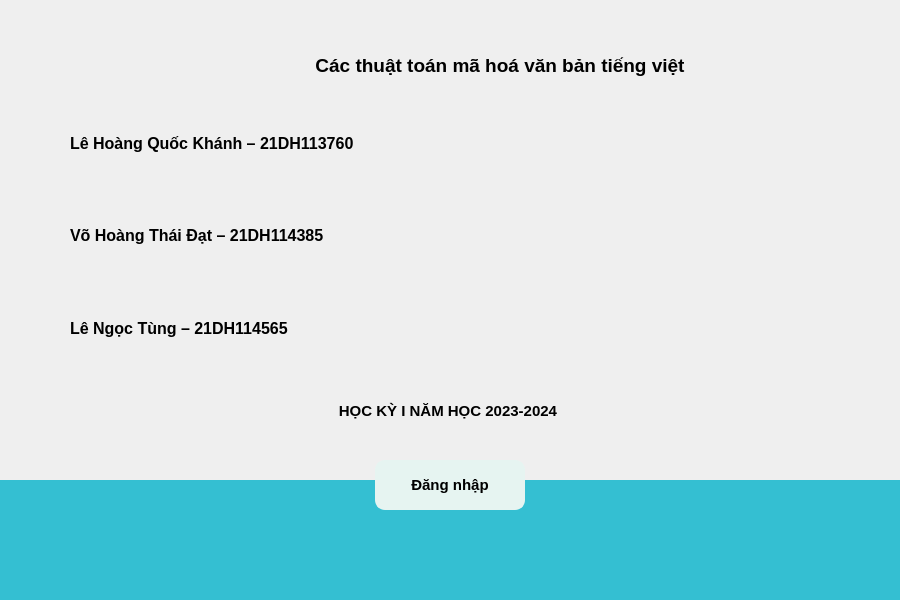
<?xml version="1.0" encoding="UTF-8"?>
<ui version="4.0">
 <class>MainWindow</class>
 <widget class="QMainWindow" name="MainWindow">
  <property name="geometry">
   <rect>
    <x>0</x>
    <y>0</y>
    <width>900</width>
    <height>600</height>
   </rect>
  </property>
  <property name="maximumSize">
   <size>
    <width>900</width>
    <height>600</height>
   </size>
  </property>
  <property name="windowTitle">
   <string>Phần mềm mã hoá văn bản tiếng việt</string>
  </property>
  <widget class="QWidget" name="centralwidget">
   <property name="styleSheet">
    <string notr="true">QPushButton{
	border-radius:10px;
	border:2px solid #E6F4F1;
	color:black;
	background-color:#E6F4F1;
	font:bold;	
}
QPushButton:hover{
	background-color: #003748;
	color: white;
}
QLabel{
	font-weight: bold;
}
</string>
   </property>
   <widget class="QLabel" name="label">
    <property name="geometry">
     <rect>
      <x>0</x>
      <y>0</y>
      <width>900</width>
      <height>500</height>
     </rect>
    </property>
    <property name="maximumSize">
     <size>
      <width>900</width>
      <height>500</height>
     </size>
    </property>
    <property name="styleSheet">
     <string notr="true">border-image: url(:/icon/icon/bg.jpg);</string>
    </property>
    <property name="text">
     <string/>
    </property>
   </widget>
   <widget class="QLabel" name="label_2">
    <property name="geometry">
     <rect>
      <x>0</x>
      <y>480</y>
      <width>1100</width>
      <height>201</height>
     </rect>
    </property>
    <property name="styleSheet">
     <string notr="true">background-color: rgb(52, 191, 210);</string>
    </property>
    <property name="text">
     <string/>
    </property>
   </widget>
   <widget class="QLabel" name="label_3">
    <property name="geometry">
     <rect>
      <x>225</x>
      <y>30</y>
      <width>550</width>
      <height>71</height>
     </rect>
    </property>
    <property name="font">
     <font>
      <pointsize>14</pointsize>
      <weight>75</weight>
      <bold>true</bold>
     </font>
    </property>
    <property name="text">
     <string>Các thuật toán mã hoá văn bản tiếng việt</string>
    </property>
    <property name="alignment">
     <set>Qt::AlignCenter</set>
    </property>
   </widget>
   <widget class="QPushButton" name="pushButton">
    <property name="geometry">
     <rect>
      <x>375</x>
      <y>460</y>
      <width>150</width>
      <height>50</height>
     </rect>
    </property>
    <property name="font">
     <font>
      <pointsize>11</pointsize>
      <weight>75</weight>
      <bold>true</bold>
     </font>
    </property>
    <property name="cursor">
     <cursorShape>PointingHandCursor</cursorShape>
    </property>
    <property name="styleSheet">
     <string notr="true"/>
    </property>
    <property name="text">
     <string>Đăng nhập</string>
    </property>
   </widget>
   <widget class="QLabel" name="label_7">
    <property name="geometry">
     <rect>
      <x>300</x>
      <y>390</y>
      <width>300</width>
      <height>41</height>
     </rect>
    </property>
    <property name="font">
     <font>
      <pointsize>11</pointsize>
      <weight>75</weight>
      <bold>true</bold>
     </font>
    </property>
    <property name="text">
     <string>HỌC KỲ I NĂM HỌC 2023-2024 </string>
    </property>
    <property name="alignment">
     <set>Qt::AlignCenter</set>
    </property>
   </widget>
   <widget class="QWidget" name="layoutWidget">
    <property name="geometry">
     <rect>
      <x>70</x>
      <y>100</y>
      <width>541</width>
      <height>271</height>
     </rect>
    </property>
    <layout class="QVBoxLayout" name="verticalLayout">
     <item>
      <widget class="QLabel" name="label_5">
       <property name="font">
        <font>
         <pointsize>12</pointsize>
         <weight>75</weight>
         <bold>true</bold>
        </font>
       </property>
       <property name="text">
        <string>Lê Hoàng Quốc Khánh – 21DH113760 </string>
       </property>
      </widget>
     </item>
     <item>
      <widget class="QLabel" name="label_4">
       <property name="font">
        <font>
         <pointsize>12</pointsize>
         <weight>75</weight>
         <bold>true</bold>
        </font>
       </property>
       <property name="text">
        <string>Võ Hoàng Thái Đạt – 21DH114385</string>
       </property>
      </widget>
     </item>
     <item>
      <widget class="QLabel" name="label_6">
       <property name="font">
        <font>
         <pointsize>12</pointsize>
         <weight>75</weight>
         <bold>true</bold>
        </font>
       </property>
       <property name="text">
        <string>Lê Ngọc Tùng – 21DH114565 </string>
       </property>
      </widget>
     </item>
    </layout>
   </widget>
  </widget>
 </widget>
 <resources>
  <include location="resource.qrc"/>
 </resources>
 <connections/>
</ui>
